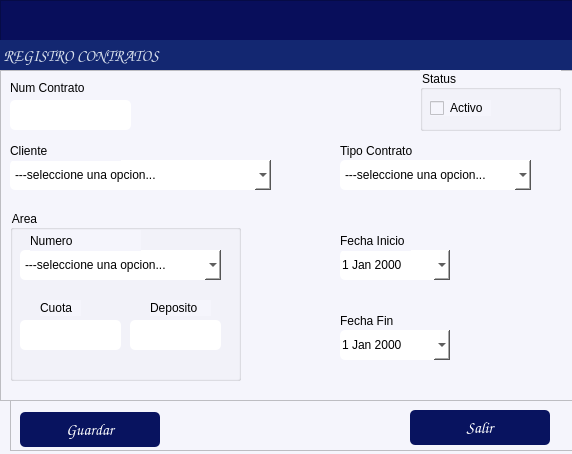
<?xml version="1.0" encoding="UTF-8"?>
<ui version="4.0">
 <class>formClientes</class>
 <widget class="QDialog" name="formClientes">
  <property name="windowModality">
   <enum>Qt::WindowModality::ApplicationModal</enum>
  </property>
  <property name="geometry">
   <rect>
    <x>0</x>
    <y>0</y>
    <width>572</width>
    <height>454</height>
   </rect>
  </property>
  <property name="windowTitle">
   <string/>
  </property>
  <property name="styleSheet">
   <string notr="true">background-color: rgb(245, 245, 252);</string>
  </property>
  <widget class="QFrame" name="frame">
   <property name="geometry">
    <rect>
     <x>0</x>
     <y>0</y>
     <width>681</width>
     <height>71</height>
    </rect>
   </property>
   <property name="maximumSize">
    <size>
     <width>16777215</width>
     <height>16777215</height>
    </size>
   </property>
   <property name="styleSheet">
    <string notr="true">background-color: rgb(8, 14, 91);</string>
   </property>
   <property name="frameShape">
    <enum>QFrame::Shape::StyledPanel</enum>
   </property>
   <property name="frameShadow">
    <enum>QFrame::Shadow::Raised</enum>
   </property>
   <widget class="QLabel" name="label_6">
    <property name="geometry">
     <rect>
      <x>0</x>
      <y>40</y>
      <width>832</width>
      <height>31</height>
     </rect>
    </property>
    <property name="font">
     <font>
      <family>Comic Sans MS</family>
      <pointsize>12</pointsize>
      <bold>true</bold>
     </font>
    </property>
    <property name="styleSheet">
     <string notr="true">color: rgb(255, 255, 255);
background-color: rgb(19, 39, 113);
color: rgb(255, 78, 2);
color: rgb(216, 224, 236);</string>
    </property>
    <property name="text">
     <string> REGISTRO CONTRATOS</string>
    </property>
    <property name="alignment">
     <set>Qt::AlignmentFlag::AlignLeading|Qt::AlignmentFlag::AlignLeft|Qt::AlignmentFlag::AlignVCenter</set>
    </property>
   </widget>
  </widget>
  <widget class="QFrame" name="frame_2">
   <property name="geometry">
    <rect>
     <x>0</x>
     <y>70</y>
     <width>681</width>
     <height>331</height>
    </rect>
   </property>
   <property name="maximumSize">
    <size>
     <width>16777215</width>
     <height>500</height>
    </size>
   </property>
   <property name="styleSheet">
    <string notr="true">background-color: rgb(255, 255, 255);
background-color: rgb(245, 245, 252);</string>
   </property>
   <property name="frameShape">
    <enum>QFrame::Shape::StyledPanel</enum>
   </property>
   <property name="frameShadow">
    <enum>QFrame::Shadow::Raised</enum>
   </property>
   <widget class="QLineEdit" name="txtNumContrato">
    <property name="geometry">
     <rect>
      <x>10</x>
      <y>30</y>
      <width>121</width>
      <height>30</height>
     </rect>
    </property>
    <property name="font">
     <font>
      <family>Comic Sans MS</family>
      <pointsize>11</pointsize>
     </font>
    </property>
    <property name="styleSheet">
     <string notr="true">background-color: rgb(255, 255, 255);
border-radius:5px;</string>
    </property>
    <property name="alignment">
     <set>Qt::AlignmentFlag::AlignBottom|Qt::AlignmentFlag::AlignHCenter</set>
    </property>
    <property name="readOnly">
     <bool>true</bool>
    </property>
   </widget>
   <widget class="QLabel" name="label_10">
    <property name="geometry">
     <rect>
      <x>10</x>
      <y>10</y>
      <width>91</width>
      <height>16</height>
     </rect>
    </property>
    <property name="text">
     <string>Num Contrato</string>
    </property>
   </widget>
   <widget class="QComboBox" name="cmbCliente">
    <property name="enabled">
     <bool>true</bool>
    </property>
    <property name="geometry">
     <rect>
      <x>10</x>
      <y>90</y>
      <width>261</width>
      <height>30</height>
     </rect>
    </property>
    <property name="styleSheet">
     <string notr="true">background-color: rgb(255, 255, 255);
border-radius:5px;</string>
    </property>
    <item>
     <property name="text">
      <string>---seleccione una opcion...</string>
     </property>
    </item>
   </widget>
   <widget class="QLabel" name="label_3">
    <property name="geometry">
     <rect>
      <x>10</x>
      <y>70</y>
      <width>111</width>
      <height>21</height>
     </rect>
    </property>
    <property name="text">
     <string>Cliente</string>
    </property>
   </widget>
   <widget class="QLabel" name="label_5">
    <property name="geometry">
     <rect>
      <x>340</x>
      <y>70</y>
      <width>111</width>
      <height>21</height>
     </rect>
    </property>
    <property name="text">
     <string>Tipo Contrato</string>
    </property>
   </widget>
   <widget class="QComboBox" name="cmbTipoContrato">
    <property name="enabled">
     <bool>true</bool>
    </property>
    <property name="geometry">
     <rect>
      <x>340</x>
      <y>90</y>
      <width>191</width>
      <height>30</height>
     </rect>
    </property>
    <property name="styleSheet">
     <string notr="true">background-color: rgb(255, 255, 255);
border-radius:5px;</string>
    </property>
    <item>
     <property name="text">
      <string>---seleccione una opcion...</string>
     </property>
    </item>
    <item>
     <property name="text">
      <string>Arrendamiento</string>
     </property>
    </item>
    <item>
     <property name="text">
      <string>Comodato</string>
     </property>
    </item>
    <item>
     <property name="text">
      <string>Uso o Goce</string>
     </property>
    </item>
   </widget>
   <widget class="QDateEdit" name="dateInicial">
    <property name="geometry">
     <rect>
      <x>340</x>
      <y>180</y>
      <width>110</width>
      <height>30</height>
     </rect>
    </property>
    <property name="styleSheet">
     <string notr="true">color: rgb(0, 0, 0);
background-color: rgb(255, 255, 255);
border-radius:5px;</string>
    </property>
    <property name="buttonSymbols">
     <enum>QAbstractSpinBox::ButtonSymbols::PlusMinus</enum>
    </property>
    <property name="calendarPopup">
     <bool>true</bool>
    </property>
   </widget>
   <widget class="QLabel" name="label_4">
    <property name="geometry">
     <rect>
      <x>340</x>
      <y>160</y>
      <width>71</width>
      <height>21</height>
     </rect>
    </property>
    <property name="text">
     <string>Fecha Inicio</string>
    </property>
   </widget>
   <widget class="QLabel" name="label_8">
    <property name="geometry">
     <rect>
      <x>340</x>
      <y>240</y>
      <width>71</width>
      <height>21</height>
     </rect>
    </property>
    <property name="text">
     <string>Fecha Fin</string>
    </property>
   </widget>
   <widget class="QDateEdit" name="dateFinal">
    <property name="geometry">
     <rect>
      <x>340</x>
      <y>260</y>
      <width>110</width>
      <height>30</height>
     </rect>
    </property>
    <property name="styleSheet">
     <string notr="true">color: rgb(0, 0, 0);
background-color: rgb(255, 255, 255);
border-radius:5px;</string>
    </property>
    <property name="calendarPopup">
     <bool>true</bool>
    </property>
   </widget>
   <widget class="QGroupBox" name="groupBox">
    <property name="geometry">
     <rect>
      <x>420</x>
      <y>0</y>
      <width>141</width>
      <height>61</height>
     </rect>
    </property>
    <property name="styleSheet">
     <string notr="true"/>
    </property>
    <property name="title">
     <string>Status</string>
    </property>
    <widget class="QCheckBox" name="checkBActivo">
     <property name="geometry">
      <rect>
       <x>10</x>
       <y>30</y>
       <width>61</width>
       <height>16</height>
      </rect>
     </property>
     <property name="styleSheet">
      <string notr="true">border-color: rgb(0, 0, 0);</string>
     </property>
     <property name="text">
      <string>Activo</string>
     </property>
    </widget>
   </widget>
   <widget class="QGroupBox" name="groupBox_2">
    <property name="geometry">
     <rect>
      <x>10</x>
      <y>140</y>
      <width>231</width>
      <height>171</height>
     </rect>
    </property>
    <property name="title">
     <string>Area</string>
    </property>
    <widget class="QComboBox" name="cmbAreaComun">
     <property name="enabled">
      <bool>true</bool>
     </property>
     <property name="geometry">
      <rect>
       <x>10</x>
       <y>40</y>
       <width>201</width>
       <height>30</height>
      </rect>
     </property>
     <property name="styleSheet">
      <string notr="true">background-color: rgb(255, 255, 255);
border-radius:5px;</string>
     </property>
     <item>
      <property name="text">
       <string>---seleccione una opcion...</string>
      </property>
     </item>
    </widget>
    <widget class="QLabel" name="label_12">
     <property name="geometry">
      <rect>
       <x>20</x>
       <y>20</y>
       <width>111</width>
       <height>21</height>
      </rect>
     </property>
     <property name="text">
      <string>Numero</string>
     </property>
    </widget>
    <widget class="QLineEdit" name="txtDG">
     <property name="geometry">
      <rect>
       <x>120</x>
       <y>110</y>
       <width>91</width>
       <height>30</height>
      </rect>
     </property>
     <property name="font">
      <font>
       <pointsize>10</pointsize>
      </font>
     </property>
     <property name="styleSheet">
      <string notr="true">background-color: rgb(255, 255, 255);
border-radius:5px;
</string>
     </property>
     <property name="alignment">
      <set>Qt::AlignmentFlag::AlignBottom|Qt::AlignmentFlag::AlignHCenter</set>
     </property>
     <property name="readOnly">
      <bool>true</bool>
     </property>
    </widget>
    <widget class="QLabel" name="label_13">
     <property name="geometry">
      <rect>
       <x>140</x>
       <y>90</y>
       <width>61</width>
       <height>16</height>
      </rect>
     </property>
     <property name="text">
      <string>Deposito</string>
     </property>
    </widget>
    <widget class="QLineEdit" name="txtCuota">
     <property name="geometry">
      <rect>
       <x>10</x>
       <y>110</y>
       <width>101</width>
       <height>30</height>
      </rect>
     </property>
     <property name="font">
      <font>
       <pointsize>10</pointsize>
      </font>
     </property>
     <property name="styleSheet">
      <string notr="true">background-color: rgb(255, 255, 255);
border-radius:5px;</string>
     </property>
     <property name="alignment">
      <set>Qt::AlignmentFlag::AlignBottom|Qt::AlignmentFlag::AlignHCenter</set>
     </property>
     <property name="readOnly">
      <bool>true</bool>
     </property>
    </widget>
    <widget class="QLabel" name="label_7">
     <property name="geometry">
      <rect>
       <x>30</x>
       <y>90</y>
       <width>41</width>
       <height>16</height>
      </rect>
     </property>
     <property name="text">
      <string>Cuota</string>
     </property>
    </widget>
   </widget>
  </widget>
  <widget class="QFrame" name="frame_3">
   <property name="geometry">
    <rect>
     <x>10</x>
     <y>400</y>
     <width>654</width>
     <height>51</height>
    </rect>
   </property>
   <property name="maximumSize">
    <size>
     <width>16777215</width>
     <height>60</height>
    </size>
   </property>
   <property name="styleSheet">
    <string notr="true"/>
   </property>
   <property name="frameShape">
    <enum>QFrame::Shape::StyledPanel</enum>
   </property>
   <property name="frameShadow">
    <enum>QFrame::Shadow::Raised</enum>
   </property>
   <widget class="QPushButton" name="btnGuardar">
    <property name="geometry">
     <rect>
      <x>10</x>
      <y>12</y>
      <width>140</width>
      <height>35</height>
     </rect>
    </property>
    <property name="maximumSize">
     <size>
      <width>150</width>
      <height>100</height>
     </size>
    </property>
    <property name="font">
     <font>
      <family>Comic Sans MS</family>
      <pointsize>12</pointsize>
      <bold>false</bold>
     </font>
    </property>
    <property name="cursor">
     <cursorShape>PointingHandCursor</cursorShape>
    </property>
    <property name="layoutDirection">
     <enum>Qt::LayoutDirection::LeftToRight</enum>
    </property>
    <property name="styleSheet">
     <string notr="true">background-color: rgb(8, 19, 95);
color: rgb(255, 255, 255);
border-radius:5px;
</string>
    </property>
    <property name="text">
     <string>Guardar</string>
    </property>
    <property name="icon">
     <iconset>
      <normaloff>../iconos/guardar.png</normaloff>../iconos/guardar.png</iconset>
    </property>
    <property name="iconSize">
     <size>
      <width>30</width>
      <height>30</height>
     </size>
    </property>
    <property name="flat">
     <bool>true</bool>
    </property>
   </widget>
   <widget class="QPushButton" name="btnSalir">
    <property name="geometry">
     <rect>
      <x>400</x>
      <y>10</y>
      <width>140</width>
      <height>35</height>
     </rect>
    </property>
    <property name="maximumSize">
     <size>
      <width>150</width>
      <height>100</height>
     </size>
    </property>
    <property name="font">
     <font>
      <family>Comic Sans MS</family>
      <pointsize>12</pointsize>
      <bold>false</bold>
     </font>
    </property>
    <property name="cursor">
     <cursorShape>PointingHandCursor</cursorShape>
    </property>
    <property name="layoutDirection">
     <enum>Qt::LayoutDirection::LeftToRight</enum>
    </property>
    <property name="styleSheet">
     <string notr="true">background-color: rgb(8, 19, 95);
color: rgb(255, 255, 255);
border-radius:5px;
</string>
    </property>
    <property name="text">
     <string>Salir</string>
    </property>
    <property name="icon">
     <iconset>
      <normaloff>../iconos/salir.ico</normaloff>../iconos/salir.ico</iconset>
    </property>
    <property name="iconSize">
     <size>
      <width>20</width>
      <height>20</height>
     </size>
    </property>
    <property name="flat">
     <bool>true</bool>
    </property>
   </widget>
  </widget>
 </widget>
 <resources/>
 <connections/>
</ui>
